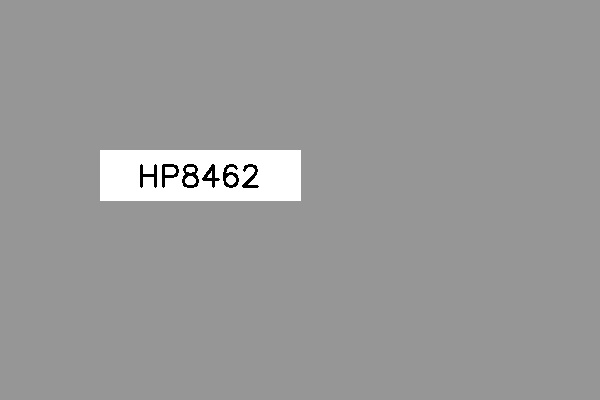
#> input picture input/plate1.jpg, 600 x 400 px
$ python -i character_recognizer.py   (imports and definitions only)
#> lines starting #> are read from the running program, lines starting #| are printed output that depends on the picture; after the words box and inside, x2 and y2 are one past the last pixel; in counts of white or black regions, pixels touching at a corner belong together
#> further down, picture is the input picture: shape (400, 600, 3); min 0, max 255, mean 153.4
### src/utils.py
#/src/utils.py
import cv2
import numpy as np
import pytesseract
from PIL import Image
import os

# [11 lines left out: function preprocess_image, not called in this run]

def enhance_plate_region(plate_roi):
    """
    Enhance the plate region for better OCR results
    """
    # Resize for better OCR
    plate_roi = cv2.resize(plate_roi, None, fx=2, fy=2, interpolation=cv2.INTER_CUBIC)

    # Convert to grayscale if not already
    if len(plate_roi.shape) == 3:
        plate_roi = cv2.cvtColor(plate_roi, cv2.COLOR_BGR2GRAY)
#> plate_roi: shape (800, 1200)

    # Apply adaptive threshold
    plate_roi = cv2.adaptiveThreshold(
        plate_roi, 255, cv2.ADAPTIVE_THRESH_GAUSSIAN_C, cv2.THRESH_BINARY, 11, 2
    )
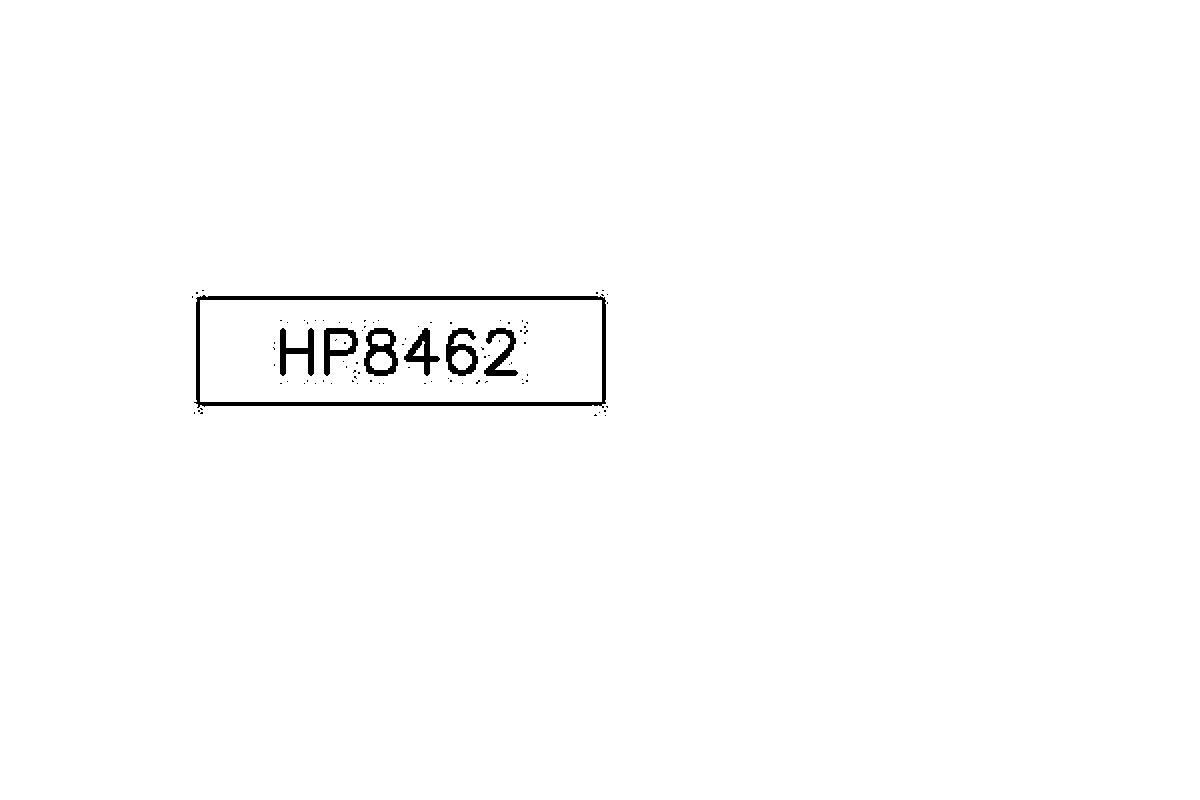
#> plate_roi: shape (800, 1200); 99.1% white; 91 black regions (84 under 20 px), largest, box (x1, y1, x2, y2) and area: (194, 295, 606, 408) 4064, (364, 328, 398, 376) 804, (446, 328, 478, 376) 737

    # Apply morphological operations to clean up the image
    kernel = np.ones((1, 1), np.uint8)
    plate_roi = cv2.morphologyEx(plate_roi, cv2.MORPH_CLOSE, kernel)
    plate_roi = cv2.morphologyEx(plate_roi, cv2.MORPH_OPEN, kernel)

    return plate_roi

# [10 lines left out: function save_processed_image, not called in this run]

### src/character_recognizer.py
# src/character_recognizer.py
import cv2
import pytesseract
import re
import platform
import os
import numpy as np
from .utils import enhance_plate_region

class CharacterRecognizer:
    def __init__(self, tesseract_path=None):
        """
        Initialize Tesseract OCR
        """
        # Auto-detect Windows and set Tesseract path
        if platform.system() == "Windows":
            # Common Tesseract installation paths on Windows
            possible_paths = [
                r"C:\Program Files\Tesseract-OCR\tesseract.exe",
                r"C:\Users\{}\AppData\Local\Tesseract-OCR\tesseract.exe".format(os.getenv('USERNAME')),
                r"C:\Program Files (x86)\Tesseract-OCR\tesseract.exe"
            ]

            for path in possible_paths:
                if os.path.exists(path):
                    pytesseract.pytesseract.tesseract_cmd = path
                    print(f"Tesseract found at: {path}")
                    break
            else:
                # If not found, try to use the one in PATH
                try:
                    version = pytesseract.get_tesseract_version()
                    print(f"Tesseract found in PATH: {version}")
                except:
                    print("Tesseract not found. Please install from: https://github.com/UB-Mannheim/tesseract/wiki")

        # Use custom path if provided
        elif tesseract_path:
            pytesseract.pytesseract.tesseract_cmd = tesseract_path

        # Configure Tesseract parameters for license plate recognition
        # Try different PSM modes for better accuracy
        self.tesseract_configs = [
            r'--oem 3 --psm 8 -c tessedit_char_whitelist=ABCDEFGHIJKLMNOPQRSTUVWXYZ0123456789',
            r'--oem 3 --psm 7 -c tessedit_char_whitelist=ABCDEFGHIJKLMNOPQRSTUVWXYZ0123456789',
            r'--oem 3 --psm 13 -c tessedit_char_whitelist=ABCDEFGHIJKLMNOPQRSTUVWXYZ0123456789'
        ]

    def preprocess_for_ocr(self, plate_image):
        """
        Preprocess plate image for better OCR accuracy
        """
        # Enhance the plate region
        enhanced = enhance_plate_region(plate_image)

        # Convert to grayscale if not already
        if len(enhanced.shape) == 3:
            enhanced = cv2.cvtColor(enhanced, cv2.COLOR_BGR2GRAY)

        # Apply multiple preprocessing techniques
        # 1. Gaussian blur to reduce noise
        blurred = cv2.GaussianBlur(enhanced, (3, 3), 0)

        # 2. Apply CLAHE for contrast enhancement
        clahe = cv2.createCLAHE(clipLimit=2.0, tileGridSize=(8,8))
        contrast_enhanced = clahe.apply(blurred)

        # 3. Apply different thresholding methods
        # Otsu's threshold
        _, thresh_otsu = cv2.threshold(contrast_enhanced, 0, 255, cv2.THRESH_BINARY + cv2.THRESH_OTSU)
#> thresh_otsu: shape (800, 1200); 99.1% white; 38 black regions (31 under 20 px), largest, box (x1, y1, x2, y2) and area: (195, 294, 606, 408) 4079, (364, 328, 398, 376) 848, (446, 328, 478, 376) 779

        # Adaptive threshold
        thresh_adaptive = cv2.adaptiveThreshold(
            contrast_enhanced, 255, cv2.ADAPTIVE_THRESH_GAUSSIAN_C,
            cv2.THRESH_BINARY, 11, 2
        )
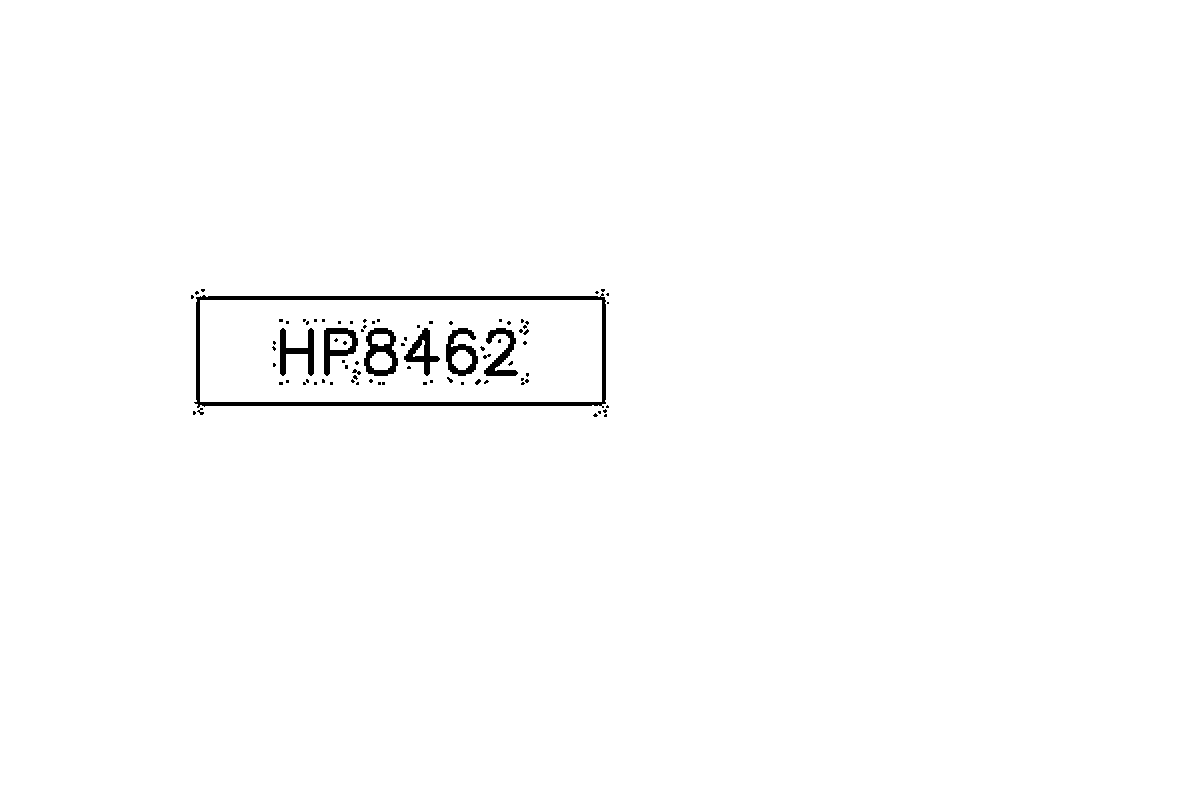
#> thresh_adaptive: shape (800, 1200); 99.1% white; 84 black regions (73 under 20 px), largest, box (x1, y1, x2, y2) and area: (194, 293, 606, 408) 4075, (364, 328, 398, 376) 804, (446, 328, 478, 376) 736

        # Try both and see which works better
        # For now, return Otsu's result
        return thresh_otsu

    # [92 lines left out: functions recognize_characters, clean_recognized_text, is_valid_plate_format, not called in this run]

>>> import cv2
>>> picture = cv2.imread('../input/plate1.jpg')
>>> result = CharacterRecognizer().preprocess_for_ocr(picture)
